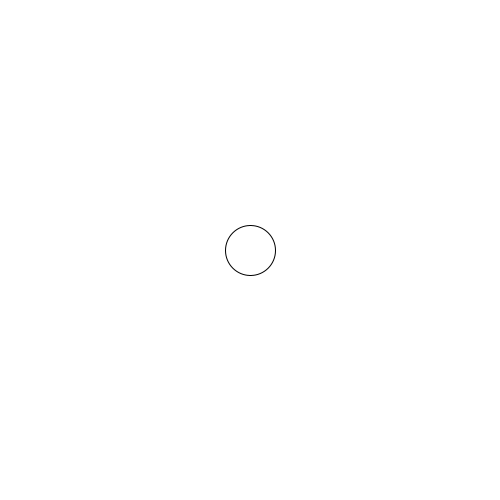
Frame 1 (no input)
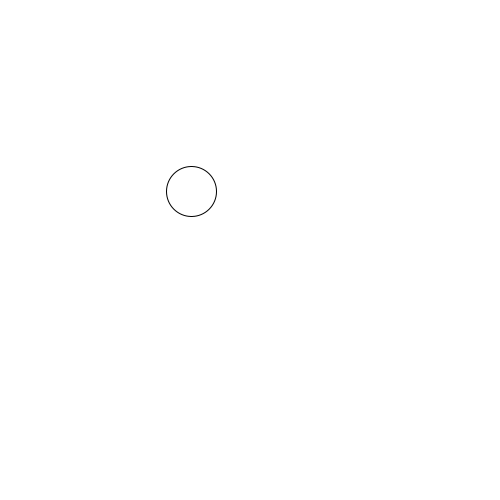
Frame 60 (the mouse pressed at the canvas centre just before this capture)
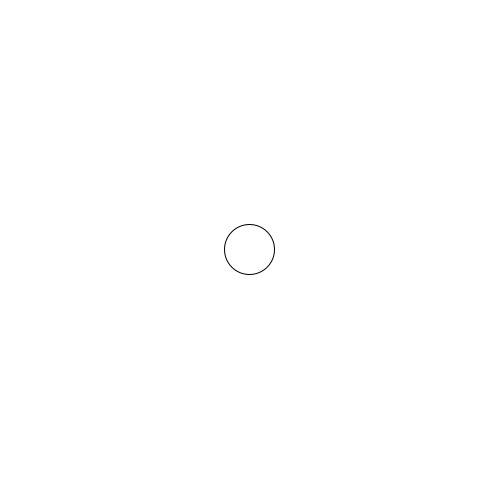
Frame 120 (the mouse held since frame 60 and released just before this capture)

The Processing sketch that drew these frames (run headless with seeded random() and noise(); from frame 60 on, the mouse is pressed at the canvas centre):

// Processing sketch: kyrill2
// ── kyrill2.pde
float x = 250;
float y = 250;
float xend = 255;
float yend = 255;
float xm = 0;
float ym = 0;
void setup(){
  size(500,500);
  background(255);
}
void draw(){
  background(255);
  x += xm;
  y += ym;
  fill(xend, yend, xend);
  ellipse(x,y,50,50);
  if(mouseX > x) xm = 1;
  if(mouseX < x) xm = -1;
  if(mouseY > y) ym = 1;
  if(mouseY < y) ym = -1;
}
